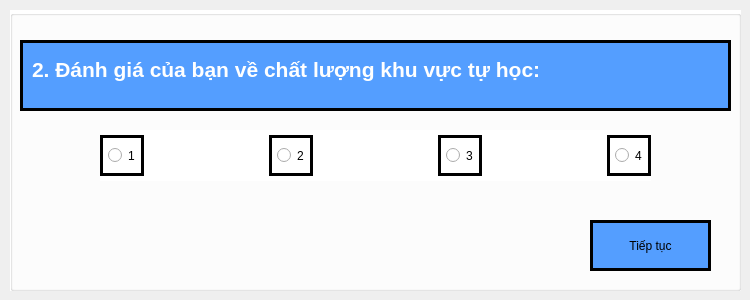
   <widget class="QWidget" name="page_2">
    <widget class="QGroupBox" name="groupBox_2">
     <property name="geometry">
      <rect>
       <x>10</x>
       <y>10</y>
       <width>731</width>
       <height>281</height>
      </rect>
     </property>
     <property name="styleSheet">
      <string notr="true">background-color: #ffffff;</string>
     </property>
     <property name="title">
      <string/>
     </property>
     <widget class="QTextBrowser" name="textBrowser_4">
      <property name="geometry">
       <rect>
        <x>10</x>
        <y>30</y>
        <width>711</width>
        <height>71</height>
       </rect>
      </property>
      <property name="styleSheet">
       <string notr="true">background-color: #549eff;
padding: 10px 5px;
border: 3px solid black;</string>
      </property>
      <property name="html">
       <string>&lt;!DOCTYPE HTML PUBLIC &quot;-//W3C//DTD HTML 4.0//EN&quot; &quot;http://www.w3.org/TR/REC-html40/strict.dtd&quot;&gt;
&lt;html&gt;&lt;head&gt;&lt;meta name=&quot;qrichtext&quot; content=&quot;1&quot; /&gt;&lt;style type=&quot;text/css&quot;&gt;
p, li { white-space: pre-wrap; }
&lt;/style&gt;&lt;/head&gt;&lt;body style=&quot; font-family:'PibotoLt'; font-size:8pt; font-weight:400; font-style:normal;&quot;&gt;
&lt;p style=&quot; margin-top:0px; margin-bottom:0px; margin-left:0px; margin-right:0px; -qt-block-indent:0; text-indent:0px;&quot;&gt;&lt;span style=&quot; font-size:16pt; font-weight:600; color:#ffffff;&quot;&gt;2. Đánh giá của bạn về chất lượng khu vực tự học:&lt;/span&gt;&lt;/p&gt;&lt;/body&gt;&lt;/html&gt;</string>
      </property>
     </widget>
     <widget class="QPushButton" name="next_2">
      <property name="geometry">
       <rect>
        <x>580</x>
        <y>210</y>
        <width>121</width>
        <height>51</height>
       </rect>
      </property>
      <property name="styleSheet">
       <string notr="true">background-color: #549eff;
font: 75 italic 12pt &quot;Sans&quot;;
padding: 10px 5px;
border: 3px solid black;

</string>
      </property>
      <property name="text">
       <string>Tiếp tục</string>
      </property>
     </widget>
     <widget class="QWidget" name="layoutWidget">
      <property name="geometry">
       <rect>
        <x>90</x>
        <y>120</y>
        <width>551</width>
        <height>51</height>
       </rect>
      </property>
      <layout class="QHBoxLayout" name="horizontalLayout_2">
       <item>
        <widget class="QRadioButton" name="ra2_1">
         <property name="styleSheet">
          <string notr="true">font: 75 italic 12pt &quot;Sans&quot;;
padding: 10px 5px;
border: 3px solid black;
</string>
         </property>
         <property name="text">
          <string>1</string>
         </property>
        </widget>
       </item>
       <item>
        <spacer name="horizontalSpacer_4">
         <property name="orientation">
          <enum>Qt::Horizontal</enum>
         </property>
         <property name="sizeHint" stdset="0">
          <size>
           <width>40</width>
           <height>20</height>
          </size>
         </property>
        </spacer>
       </item>
       <item>
        <widget class="QRadioButton" name="ra2_2">
         <property name="styleSheet">
          <string notr="true">font: 75 italic 12pt &quot;Sans&quot;;
padding: 10px 5px;
border: 3px solid black;

</string>
         </property>
         <property name="text">
          <string>2</string>
         </property>
        </widget>
       </item>
       <item>
        <spacer name="horizontalSpacer_5">
         <property name="orientation">
          <enum>Qt::Horizontal</enum>
         </property>
         <property name="sizeHint" stdset="0">
          <size>
           <width>40</width>
           <height>20</height>
          </size>
         </property>
        </spacer>
       </item>
       <item>
        <widget class="QRadioButton" name="ra2_3">
         <property name="styleSheet">
          <string notr="true">font: 75 italic 12pt &quot;Sans&quot;;
padding: 10px 5px;
border: 3px solid black;
</string>
         </property>
         <property name="text">
          <string>3</string>
         </property>
        </widget>
       </item>
       <item>
        <spacer name="horizontalSpacer_6">
         <property name="orientation">
          <enum>Qt::Horizontal</enum>
         </property>
         <property name="sizeHint" stdset="0">
          <size>
           <width>40</width>
           <height>20</height>
          </size>
         </property>
        </spacer>
       </item>
       <item>
        <widget class="QRadioButton" name="ra2_4">
         <property name="styleSheet">
          <string notr="true">font: 75 italic 12pt &quot;Sans&quot;;
padding: 10px 5px;
border: 3px solid black;
</string>
         </property>
         <property name="text">
          <string>4</string>
         </property>
        </widget>
       </item>
      </layout>
     </widget>
    </widget>
   </widget>
